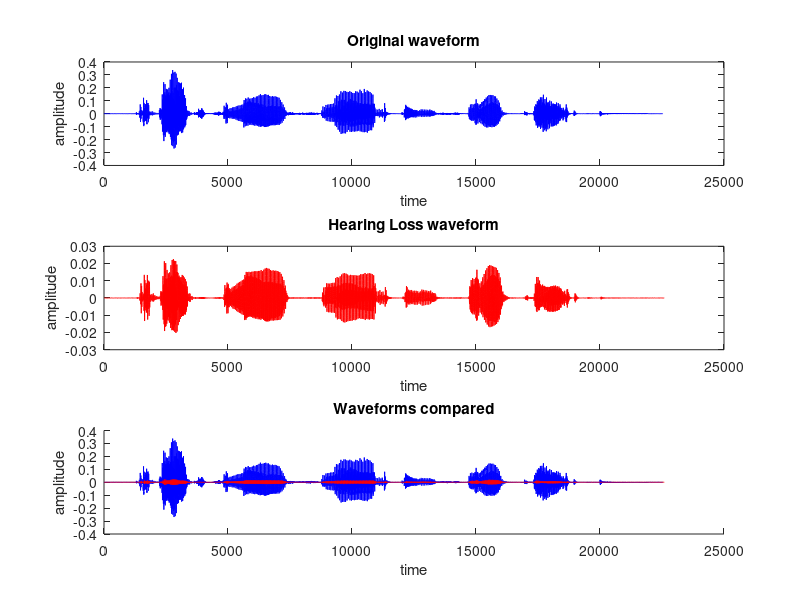
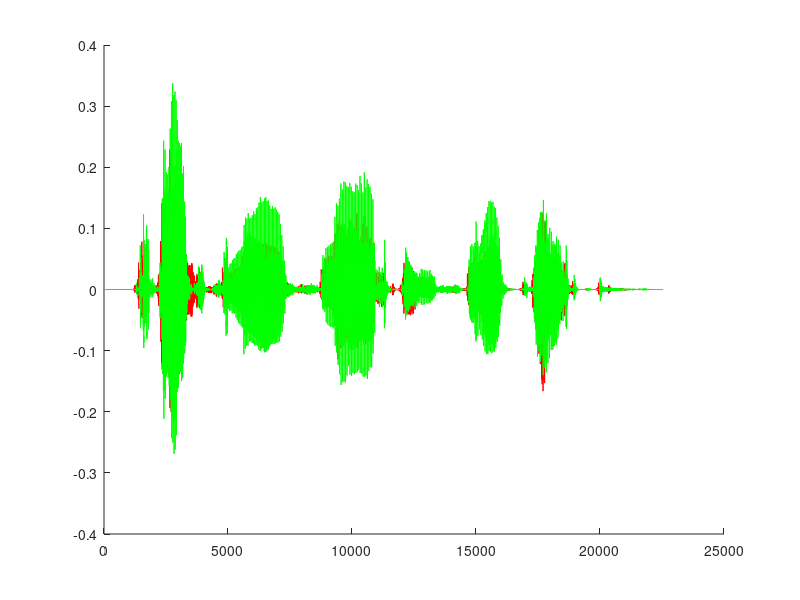

MATLAB code to generate these figures, in order:
%EE4000 Assignment Task 2 - Dane Lennon 

clc; %clear variables 
%clear all; %clear memory 
close all; %close all figures 

%% initialization
%load the hearingloss.mat file into the workspace 
load('hearingloss.mat')
load('coeffTask2.mat')

% load the filter gain factors into an array 15 long 
gainsDB = [9; 14; 37; 53; 57; 41; 34; 38; 40; 43; 45; 46; 48; 49; 50; 51];

%% calc gains 
gains = zeros(1,16);
for i=1:16
    gains(i) = 10^(gainsDB(i)/20);
end

%% Compare the two waveforms
hold all; 
figure(1); 
subplot(3,1,1); %divide figure window into 3 axis

plot(X,'b') % plot the original waveform 
title('Original waveform');
xlabel('time');
ylabel('amplitude');

subplot(3,1,2);
plot(Y, 'r'); %plot the hearing loss waveform; 
title('Hearing Loss waveform');
xlabel('time');
ylabel('amplitude');

subplot(3,1,3);
hold all; 
plot(X,'b'); % plot the original waveform 
plot(Y, 'r'); %plot the resampled waveform; 
title('Waveforms compared');
xlabel('time');
ylabel('amplitude');

%% Filter Outputs (Filtering through 15 channels) 
Y = Y'; %transverse the vector 
filterOut = zeros(15,length(Y)); %make a vector of zeros 15 rows deep and length(Y) long  
filterOut(1,:)=filter(coeff1,1,Y*gains(1));  
filterOut(2,:)=filter(coeff2,1,Y*gains(2));
filterOut(3,:)=filter(coeff3,1,Y*gains(3));
filterOut(4,:)=filter(coeff4,1,Y*gains(4));
filterOut(5,:)=filter(coeff5,1,Y*gains(5));
filterOut(6,:)=filter(coeff6,1,Y*gains(6));
filterOut(7,:)=filter(coeff7,1,Y*gains(7));
filterOut(8,:)=filter(coeff8,1,Y*gains(8));
filterOut(9,:)=filter(coeff9,1,Y*gains(9));
filterOut(10,:)=filter(coeff10,1,Y*gains(10));
filterOut(11,:)=filter(coeff11,1,Y*gains(11));
filterOut(12,:)=filter(coeff12,1,Y*gains(12));
filterOut(13,:)=filter(coeff13,1,Y*gains(13));
filterOut(14,:)=filter(coeff14,1,Y*gains(14));
filterOut(15,:)=filter(coeff15,1,Y*gains(15));

%% combine all the signals 
signal = zeros(1,length(Y));
for i=1:14
    signal = signal+filterOut(i,:);
end

signal = signal(500:end)
figure(2) 
hold all
plot(signal,'r') 
plot(X,'g')
sound(signal) 